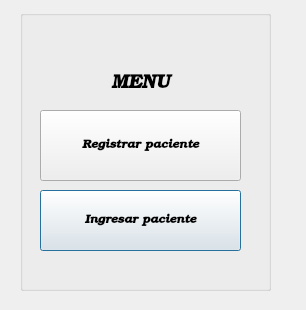
<?xml version="1.0" encoding="UTF-8"?>
<ui version="4.0">
 <class>menu</class>
 <widget class="QDialog" name="menu">
  <property name="geometry">
   <rect>
    <x>0</x>
    <y>0</y>
    <width>306</width>
    <height>310</height>
   </rect>
  </property>
  <property name="font">
   <font>
    <family>URW Bookman L</family>
    <weight>75</weight>
    <italic>true</italic>
    <bold>true</bold>
   </font>
  </property>
  <property name="windowTitle">
   <string>MENU</string>
  </property>
  <widget class="QGroupBox" name="groupBox">
   <property name="geometry">
    <rect>
     <x>20</x>
     <y>10</y>
     <width>251</width>
     <height>281</height>
    </rect>
   </property>
   <property name="title">
    <string/>
   </property>
   <widget class="QPushButton" name="prueba">
    <property name="geometry">
     <rect>
      <x>20</x>
      <y>180</y>
      <width>201</width>
      <height>61</height>
     </rect>
    </property>
    <property name="text">
     <string>Ingresar paciente</string>
    </property>
   </widget>
   <widget class="QPushButton" name="pushButton">
    <property name="geometry">
     <rect>
      <x>20</x>
      <y>100</y>
      <width>201</width>
      <height>71</height>
     </rect>
    </property>
    <property name="text">
     <string>Registrar paciente</string>
    </property>
   </widget>
   <widget class="QLabel" name="label">
    <property name="geometry">
     <rect>
      <x>50</x>
      <y>60</y>
      <width>141</width>
      <height>31</height>
     </rect>
    </property>
    <property name="text">
     <string>&lt;html&gt;&lt;head/&gt;&lt;body&gt;&lt;p align=&quot;center&quot;&gt;&lt;span style=&quot; font-size:14pt;&quot;&gt;MENU&lt;/span&gt;&lt;/p&gt;&lt;/body&gt;&lt;/html&gt;</string>
    </property>
   </widget>
  </widget>
 </widget>
 <resources/>
 <connections/>
</ui>
